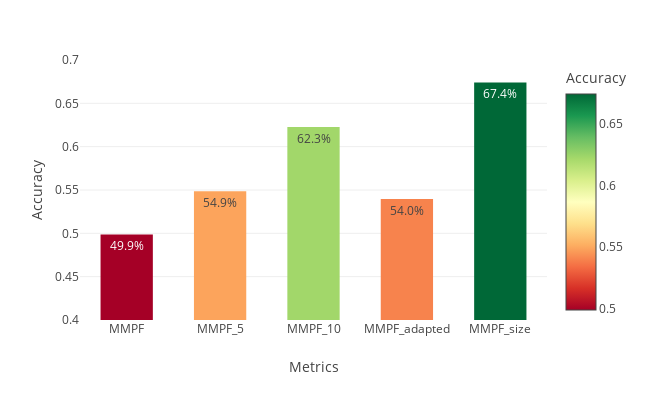

Here is the notebook cell this chart was saved with:
### Code cell
fig = px.bar(metrics_df, x = 'Metrics', y = 'Accuracy', color = 'Accuracy', color_continuous_scale = 'RdYlGn',# color_discrete_sequence = ['rgb(40, 140, 40)']*5,
            range_y = [0.4, 0.7], text_auto = '.1%')
fig.update_layout(height = 400, width = 650, template = 'none')
fig.update_layout(barmode = 'group', bargap = 0.3, bargroupgap = 0.2)
fig.write_image("images/metric_4.pdf")
fig.show()

### Figure 1 — Plotly figure (JSON) as saved in the notebook; plotly's stock layout.template omitted (floating-point values rounded to 4 significant figures)
{"data": [{"alignmentgroup": "True", "hovertemplate": "Metrics=%{x}<br>Accuracy=%{marker.color}<extra></extra>", "legendgroup": "", "marker": {"color": [0.4988, 0.5486, 0.6226, 0.5398, 0.6742], "coloraxis": "coloraxis", "pattern": {"shape": ""}}, "name": "", "offsetgroup": "", "orientation": "v", "showlegend": false, "textposition": "auto", "texttemplate": "%{y:.1%}", "type": "bar", "x": ["MMPF", "MMPF_5", "MMPF_10", "MMPF_adapted", "MMPF_size"], "xaxis": "x", "y": [0.4988, 0.5486, 0.6226, 0.5398, 0.6742], "yaxis": "y"}], "layout": {"bargap": 0.3, "bargroupgap": 0.2, "barmode": "group", "coloraxis": {"colorbar": {"title": {"text": "Accuracy"}}, "colorscale": [[0, "rgb(165,0,38)"], [0.1, "rgb(215,48,39)"], [0.2, "rgb(244,109,67)"], [0.3, "rgb(253,174,97)"], [0.4, "rgb(254,224,139)"], [0.5, "rgb(255,255,191)"], [0.6, "rgb(217,239,139)"], [0.7, "rgb(166,217,106)"], [0.8, "rgb(102,189,99)"], [0.9, "rgb(26,152,80)"], [1, "rgb(0,104,55)"]]}, "height": 400, "legend": {"tracegroupgap": 0}, "margin": {"t": 60}, "width": 650, "xaxis": {"anchor": "y", "domain": [0, 1], "title": {"text": "Metrics"}}, "yaxis": {"anchor": "x", "domain": [0, 1], "range": [0.4, 0.7], "title": {"text": "Accuracy"}}}}
